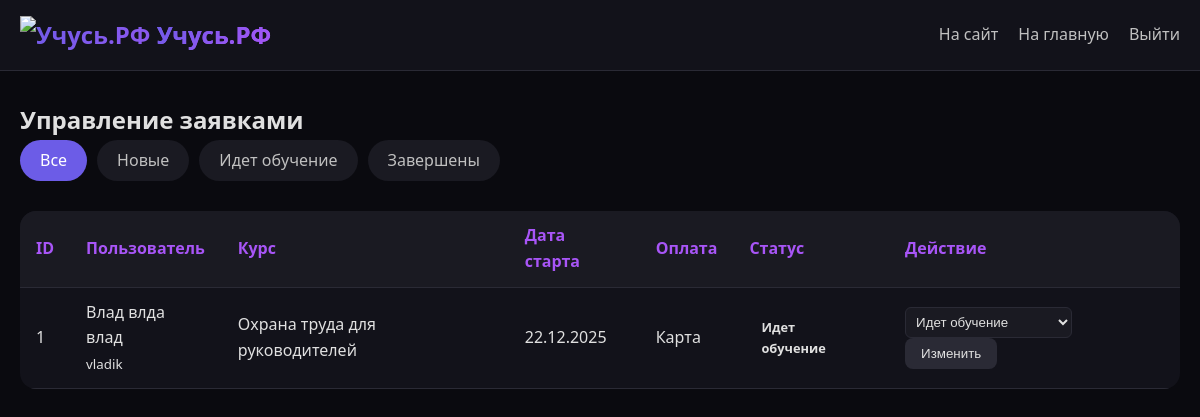
/admin.php (signed in), run on the app's committed database.
### tables this page shows
CREATE TABLE `applications` (
  `id` int(11) NOT NULL,
  `user_id` int(11) NOT NULL,
  `course_id` int(11) NOT NULL,
  `start_date` date NOT NULL,
  `payment_method` enum('Карта','СБП','Наличные','Юр.счет') NOT NULL,
  `status` enum('Новая','Идет обучение','Обучение завершено') DEFAULT 'Новая',
  `created_at` timestamp NULL DEFAULT current_timestamp()
);

CREATE TABLE `users` (
  `id` int(11) NOT NULL,
  `login` varchar(50) NOT NULL,
  `password` varchar(255) NOT NULL,
  `fio` varchar(150) NOT NULL,
  `phone` varchar(20) NOT NULL,
  `email` varchar(100) NOT NULL,
  `role` enum('user','admin') DEFAULT 'user',
  `created_at` timestamp NULL DEFAULT current_timestamp()
);

CREATE TABLE `courses` (
  `id` int(11) NOT NULL,
  `name` varchar(100) NOT NULL,
  `type` varchar(50) NOT NULL
);

### admin.php (the view, shortened to what this page needs)
<?php
require_once 'includes/db.php';
$page = isset($_GET['page']) ? (int)$_GET['page'] : 1;
$limit = 10;
$offset = ($page - 1) * $limit;
$status_filter = $_GET['status'] ?? '';
$query = "SELECT a.*, u.fio, u.login, c.name as course_name
          FROM applications a
          JOIN users u ON a.user_id = u.id
          JOIN courses c ON a.course_id = c.id";
$query .= " ORDER BY a.created_at DESC LIMIT $limit OFFSET $offset";
$applications = $pdo->query($query)->fetchAll();
?>
<!DOCTYPE html>
<html lang="ru">
<head>
    <link rel="stylesheet" href="css/style.css">
</head>
<body>
<header>
    <div class="header-container">
        <div class="logo">
    <img src="images/logo-icon.png" alt="Учусь.РФ" style="height: 45px; width: auto;">
    <span style="background: linear-gradient(135deg, #6c5ce7, #a855f7); -webkit-background-clip: text; background-clip: text; color: transparent; font-weight: bold;">Учусь.РФ</span>
</div>
        <nav>
            <a href="index.php">На сайт</a>
            <a href="dashboard.php">На главную</a>
            <a href="logout.php">Выйти</a>
        </nav>
    </div>
</header>
    <main class="container">
        <h2>Управление заявками</h2>
        <div class="filters">
            <a href="?status=" class="filter-btn <?= !$status_filter ? 'active' : '' ?>">Все</a>
            <a href="?status=Новая" class="filter-btn <?= $status_filter == 'Новая' ? 'active' : '' ?>">Новые</a>
            <a href="?status=Идет обучение" class="filter-btn <?= $status_filter == 'Идет обучение' ? 'active' : '' ?>">Идет обучение</a>
            <a href="?status=Обучение завершено" class="filter-btn <?= $status_filter == 'Обучение завершено' ? 'active' : '' ?>">Завершены</a>
        </div>
        <div class="table-container">
            <table class="admin-table">
                <thead>
                    <tr>
                        <th>ID</th>
                        <th>Пользователь</th>
                        <th>Курс</th>
                        <th>Дата старта</th>
                        <th>Оплата</th>
                        <th>Статус</th>
                        <th>Действие</th>
                    </tr>
                </thead>
                <tbody>
                    <?php foreach ($applications as $app): ?>
                    <tr>
                        <td><?= $app['id'] ?></td>
                        <td><?= htmlspecialchars($app['fio']) ?><br><small><?= $app['login'] ?></small></td>
                        <td><?= htmlspecialchars($app['course_name']) ?></td>
                        <td><?= date('d.m.Y', strtotime($app['start_date'])) ?></td>
                        <td><?= $app['payment_method'] ?></td>
                        <td>
                            <span class="status status-<?= strtolower(str_replace(' ', '-', $app['status'])) ?>">
                                <?= $app['status'] ?>
                            </span>
                        </td>
                        <td>
                            <form method="POST" class="status-form" onsubmit="showNotification()">
                                <select name="new_status" class="status-select">
                                    <option value="Идет обучение" <?= $app['status'] == 'Идет обучение' ? 'selected' : '' ?>>Идет обучение</option>
                                </select>
                                <button type="submit" name="change_status" class="btn-small">Изменить</button>
                            </form>
                        </td>
                    </tr>
                    <?php endforeach; ?>
                </tbody>
            </table>
        </div>
    </main>
</body>
</html>

### style.css (style rules this page uses)
* { margin: 0; padding: 0; box-sizing: border-box; }
body { font-family: 'Segoe UI', Tahoma, Geneva, Verdana, sans-serif; background: #0a0a0f; color: #e0e0e0; line-height: 1.6; }
header { background: #12121a; border-bottom: 1px solid #2a2a35; padding: 1rem 0; position: sticky; top: 0; z-index: 100; }
.header-container { max-width: 1200px; margin: 0 auto; padding: 0 20px; display: flex; justify-content: space-between; align-items: center; flex-wrap: wrap; gap: 15px; }
.logo { font-size: 1.5rem; font-weight: bold; background: linear-gradient(135deg, #6c5ce7, #a855f7); -webkit-background-clip: text; background-clip: text; color: transparent; }
nav { display: flex; gap: 20px; }
nav a { color: #c0c0c0; text-decoration: none; transition: color 0.3s; }
.container { max-width: 1200px; margin: 0 auto; padding: 30px 20px; }
.btn-small { padding: 8px 16px; background: #2a2a35; border: none; border-radius: 8px; color: #e0e0e0; cursor: pointer; transition: all 0.2s; }
.status { display: inline-block; padding: 4px 12px; border-radius: 20px; font-size: 0.8rem; font-weight: bold; }
.table-container { overflow-x: auto; }
.admin-table { width: 100%; border-collapse: collapse; background: #12121a; border-radius: 16px; overflow: hidden; }
.admin-table th, .admin-table td { padding: 12px 16px; text-align: left; border-bottom: 1px solid #2a2a35; }
.admin-table th { background: #1a1a22; color: #a855f7; }
.status-select { padding: 6px; background: #1a1a22; border: 1px solid #2a2a35; border-radius: 6px; color: #e0e0e0; }
.filters { display: flex; gap: 10px; margin-bottom: 30px; flex-wrap: wrap; }
.filter-btn { padding: 8px 20px; background: #1a1a22; border-radius: 30px; text-decoration: none; color: #c0c0c0; transition: all 0.2s; }
.filter-btn.active, .filter-btn:hover { background: #6c5ce7; color: white; }

### data on the page
applications: id "1", user.fio "Влад влда влад", user.login "vladik", course.name "Охрана труда для руководителей", start_date "22.12.2025", payment_method "Карта", status "Идет обучение", new_status "Идет обучение"
